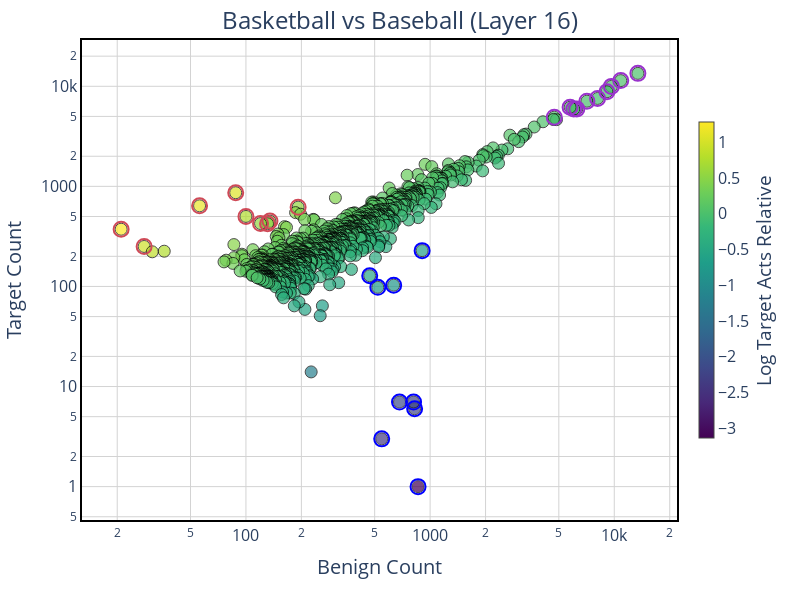

Write notebook code for a chart like this one.
### Code cell
# Plot 3: Basketball vs Baseball
print("Plot 3: Active features in basketball vs. active features in baseball")
plot_features_scatter(
    layer_features=basketball_baseball_layer_features,
    k_features=10,
    top_percentile=0.05,
    title="Basketball vs Baseball (Layer 16)"
)

### Figure 1 — Plotly figure (JSON) as saved in the notebook; plotly's stock layout.template omitted (floating-point values rounded to 4 significant figures; data arrays with more than 128 entries replaced by an {"elided": "..."} marker saying what was removed)
{"data": [{"hovertemplate": "%{hovertext}<extra></extra>", "hovertext": {"elided": "955 str values"}, "marker": {"color": {"elided": "955 float values"}, "colorbar": {"len": 0.7, "thickness": 15, "title": {"side": "right", "text": "Log Target Acts Relative"}, "x": 1.02, "xanchor": "left", "y": 0.5, "yanchor": "middle"}, "colorscale": [[0, "#440154"], [0.1111, "#482878"], [0.2222, "#3e4989"], [0.3333, "#31688e"], [0.4444, "#26828e"], [0.5556, "#1f9e89"], [0.6667, "#35b779"], [0.7778, "#6ece58"], [0.8889, "#b5de2b"], [1, "#fde725"]], "line": {"color": "black", "width": 1}, "opacity": 0.7, "size": 12}, "mode": "markers", "name": "Features", "textposition": "top center", "type": "scatter", "x": {"elided": "955 int values"}, "y": {"elided": "955 int values"}}, {"hovertemplate": "%{hovertext}<extra></extra>", "hovertext": ["TOP TARGET Feature 1294<br>Benign: 88.0<br>Target: 864.0<br>Relative: 11.5689", "TOP TARGET Feature 24259<br>Benign: 192.0<br>Target: 620.0<br>Relative: 3.5609", "TOP TARGET Feature 32303<br>Benign: 56.0<br>Target: 639.0<br>Relative: 13.8889", "TOP TARGET Feature 6065<br>Benign: 100.0<br>Target: 501.0<br>Relative: 5.7736", "TOP TARGET Feature 25751<br>Benign: 135.0<br>Target: 450.0<br>Relative: 3.6705", "TOP TARGET Feature 9850<br>Benign: 131.0<br>Target: 423.0<br>Relative: 3.3161", "TOP TARGET Feature 32496<br>Benign: 120.0<br>Target: 425.0<br>Relative: 3.6799", "TOP TARGET Feature 1267<br>Benign: 21.0<br>Target: 373.0<br>Relative: 19.1452", "TOP TARGET Feature 9187<br>Benign: 28.0<br>Target: 251.0<br>Relative: 9.1515"], "marker": {"color": "#CF4A57", "line": {"color": "#CF4A57", "width": 2}, "opacity": 1, "size": 15, "symbol": "circle-open"}, "mode": "markers", "name": "Top Target Features", "showlegend": false, "type": "scatter", "x": [88, 192, 56, 100, 135, 131, 120, 21, 28], "y": [864, 620, 639, 501, 450, 423, 425, 373, 251]}, {"hovertemplate": "%{hovertext}<extra></extra>", "hovertext": ["TOP BENIGN Feature 24811<br>Benign: 905.0<br>Target: 228.0<br>Relative: 0.2214", "TOP BENIGN Feature 13448<br>Benign: 860.0<br>Target: 1.0<br>Relative: 0.0007", "TOP BENIGN Feature 21101<br>Benign: 824.0<br>Target: 6.0<br>Relative: 0.0066", "TOP BENIGN Feature 29566<br>Benign: 813.0<br>Target: 7.0<br>Relative: 0.0064", "TOP BENIGN Feature 21930<br>Benign: 634.0<br>Target: 103.0<br>Relative: 0.1538", "TOP BENIGN Feature 27527<br>Benign: 682.0<br>Target: 7.0<br>Relative: 0.0077", "TOP BENIGN Feature 2572<br>Benign: 520.0<br>Target: 98.0<br>Relative: 0.1760", "TOP BENIGN Feature 17019<br>Benign: 470.0<br>Target: 128.0<br>Relative: 0.2629", "TOP BENIGN Feature 2002<br>Benign: 546.0<br>Target: 3.0<br>Relative: 0.0041"], "marker": {"color": "blue", "line": {"color": "blue", "width": 2}, "opacity": 1, "size": 15, "symbol": "circle-open"}, "mode": "markers", "name": "Top Benign Features", "showlegend": false, "type": "scatter", "x": [905, 860, 824, 813, 634, 682, 520, 470, 546], "y": [228, 1, 6, 7, 103, 7, 98, 128, 3]}, {"hovertemplate": "%{hovertext}<extra></extra>", "hovertext": ["TOP SHARED Feature 6986<br>Benign: 13431.0<br>Target: 13460.0<br>Relative: 1.0135", "TOP SHARED Feature 10758<br>Benign: 10844.0<br>Target: 11395.0<br>Relative: 1.0716", "TOP SHARED Feature 27812<br>Benign: 9644.0<br>Target: 9979.0<br>Relative: 1.0357", "TOP SHARED Feature 1457<br>Benign: 9122.0<br>Target: 8824.0<br>Relative: 0.9536", "TOP SHARED Feature 5391<br>Benign: 8114.0<br>Target: 7559.0<br>Relative: 0.9100", "TOP SHARED Feature 20166<br>Benign: 7101.0<br>Target: 7097.0<br>Relative: 1.0030", "TOP SHARED Feature 22593<br>Benign: 6264.0<br>Target: 5930.0<br>Relative: 0.9511", "TOP SHARED Feature 12171<br>Benign: 6027.0<br>Target: 5925.0<br>Relative: 0.9599", "TOP SHARED Feature 22639<br>Benign: 5755.0<br>Target: 6175.0<br>Relative: 1.0789", "TOP SHARED Feature 13819<br>Benign: 4722.0<br>Target: 4917.0<br>Relative: 1.0361"], "marker": {"color": "#9932CC", "line": {"color": "#9932CC", "width": 2}, "opacity": 1, "size": 15, "symbol": "circle-open"}, "mode": "markers", "name": "Top Shared Features", "showlegend": false, "type": "scatter", "x": [13431, 10844, 9644, 9122, 8114, 7101, 6264, 6027, 5755, 4722], "y": [13460, 11395, 9979, 8824, 7559, 7097, 5930, 5925, 6175, 4917]}], "layout": {"font": {"size": 16}, "height": 600, "margin": {"b": 80, "l": 80, "r": 20, "t": 40}, "showlegend": false, "title": {"font": {"size": 24}, "text": "Basketball vs Baseball (Layer 16)", "x": 0.5, "xanchor": "center", "y": 0.98, "yanchor": "top"}, "width": 800, "xaxis": {"gridcolor": "lightgray", "gridwidth": 1, "linecolor": "black", "linewidth": 2, "mirror": true, "showline": true, "showticklabels": true, "tickfont": {"size": 16}, "title": {"font": {"size": 20}, "text": "Benign Count"}, "type": "log"}, "yaxis": {"gridcolor": "lightgray", "gridwidth": 1, "linecolor": "black", "linewidth": 2, "mirror": true, "showline": true, "showticklabels": true, "tickfont": {"size": 16}, "title": {"font": {"size": 20}, "text": "Target Count"}, "type": "log"}}}
